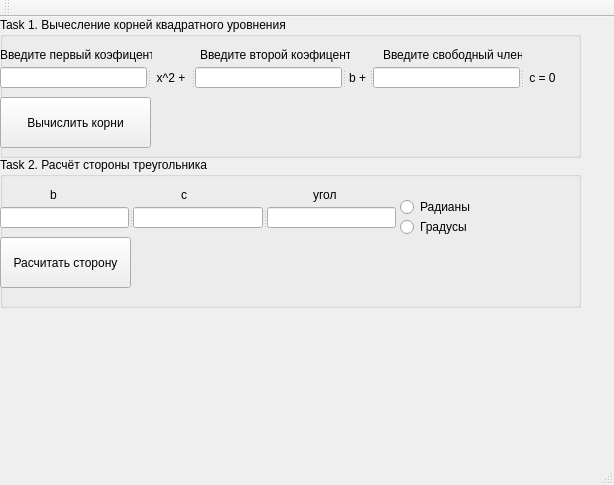
<?xml version="1.0" encoding="UTF-8"?>
<ui version="4.0">
 <class>Lesson_1Class</class>
 <widget class="QMainWindow" name="Lesson_1Class">
  <property name="geometry">
   <rect>
    <x>0</x>
    <y>0</y>
    <width>614</width>
    <height>485</height>
   </rect>
  </property>
  <property name="windowTitle">
   <string>Lesson_1</string>
  </property>
  <widget class="QWidget" name="centralWidget">
   <widget class="QGroupBox" name="groupBox">
    <property name="geometry">
     <rect>
      <x>0</x>
      <y>0</y>
      <width>581</width>
      <height>141</height>
     </rect>
    </property>
    <property name="title">
     <string>Task 1. Вычесление корней квадратного уровнения </string>
    </property>
    <widget class="QPushButton" name="pushButton">
     <property name="geometry">
      <rect>
       <x>0</x>
       <y>80</y>
       <width>151</width>
       <height>51</height>
      </rect>
     </property>
     <property name="text">
      <string>Вычислить корни</string>
     </property>
    </widget>
    <widget class="QLabel" name="label_4">
     <property name="geometry">
      <rect>
       <x>200</x>
       <y>80</y>
       <width>331</width>
       <height>21</height>
      </rect>
     </property>
     <property name="text">
      <string/>
     </property>
    </widget>
    <widget class="QSplitter" name="splitter">
     <property name="geometry">
      <rect>
       <x>0</x>
       <y>50</y>
       <width>561</width>
       <height>21</height>
      </rect>
     </property>
     <property name="orientation">
      <enum>Qt::Horizontal</enum>
     </property>
     <widget class="QLineEdit" name="lineEdit_1">
      <property name="alignment">
       <set>Qt::AlignRight|Qt::AlignTrailing|Qt::AlignVCenter</set>
      </property>
     </widget>
     <widget class="QLabel" name="label_5">
      <property name="lineWidth">
       <number>1</number>
      </property>
      <property name="text">
       <string>x^2 +</string>
      </property>
      <property name="alignment">
       <set>Qt::AlignCenter</set>
      </property>
     </widget>
     <widget class="QLineEdit" name="lineEdit_2">
      <property name="alignment">
       <set>Qt::AlignRight|Qt::AlignTrailing|Qt::AlignVCenter</set>
      </property>
     </widget>
     <widget class="QLabel" name="label_6">
      <property name="text">
       <string>b +</string>
      </property>
      <property name="alignment">
       <set>Qt::AlignCenter</set>
      </property>
     </widget>
     <widget class="QLineEdit" name="lineEdit_3">
      <property name="alignment">
       <set>Qt::AlignRight|Qt::AlignTrailing|Qt::AlignVCenter</set>
      </property>
     </widget>
     <widget class="QLabel" name="label_7">
      <property name="text">
       <string>c = 0</string>
      </property>
      <property name="alignment">
       <set>Qt::AlignCenter</set>
      </property>
     </widget>
    </widget>
    <widget class="QLabel" name="label">
     <property name="geometry">
      <rect>
       <x>0</x>
       <y>30</y>
       <width>152</width>
       <height>16</height>
      </rect>
     </property>
     <property name="text">
      <string>Введите первый коэфицент</string>
     </property>
    </widget>
    <widget class="QLabel" name="label_3">
     <property name="geometry">
      <rect>
       <x>383</x>
       <y>30</y>
       <width>139</width>
       <height>16</height>
      </rect>
     </property>
     <property name="text">
      <string>Введите свободный член</string>
     </property>
    </widget>
    <widget class="QLabel" name="label_2">
     <property name="geometry">
      <rect>
       <x>200</x>
       <y>30</y>
       <width>150</width>
       <height>16</height>
      </rect>
     </property>
     <property name="text">
      <string>Введите второй коэфицент</string>
     </property>
    </widget>
   </widget>
   <widget class="QGroupBox" name="groupBox_2">
    <property name="geometry">
     <rect>
      <x>0</x>
      <y>140</y>
      <width>581</width>
      <height>151</height>
     </rect>
    </property>
    <property name="title">
     <string>Task 2. Расчёт стороны треугольника</string>
    </property>
    <widget class="QLabel" name="label_8">
     <property name="geometry">
      <rect>
       <x>50</x>
       <y>30</y>
       <width>16</width>
       <height>16</height>
      </rect>
     </property>
     <property name="text">
      <string>b</string>
     </property>
    </widget>
    <widget class="QLabel" name="label_9">
     <property name="geometry">
      <rect>
       <x>181</x>
       <y>30</y>
       <width>16</width>
       <height>16</height>
      </rect>
     </property>
     <property name="text">
      <string>c</string>
     </property>
    </widget>
    <widget class="QLabel" name="label_10">
     <property name="geometry">
      <rect>
       <x>313</x>
       <y>30</y>
       <width>24</width>
       <height>16</height>
      </rect>
     </property>
     <property name="text">
      <string>угол</string>
     </property>
    </widget>
    <widget class="QPushButton" name="pushButton_2">
     <property name="geometry">
      <rect>
       <x>0</x>
       <y>80</y>
       <width>131</width>
       <height>51</height>
      </rect>
     </property>
     <property name="text">
      <string>Расчитать сторону</string>
     </property>
    </widget>
    <widget class="QLabel" name="label_11">
     <property name="geometry">
      <rect>
       <x>148</x>
       <y>90</y>
       <width>241</width>
       <height>16</height>
      </rect>
     </property>
     <property name="text">
      <string/>
     </property>
    </widget>
    <widget class="QSplitter" name="splitter_3">
     <property name="geometry">
      <rect>
       <x>0</x>
       <y>50</y>
       <width>396</width>
       <height>21</height>
      </rect>
     </property>
     <property name="orientation">
      <enum>Qt::Horizontal</enum>
     </property>
     <widget class="QLineEdit" name="lineEdit_4">
      <property name="alignment">
       <set>Qt::AlignRight|Qt::AlignTrailing|Qt::AlignVCenter</set>
      </property>
     </widget>
     <widget class="QLineEdit" name="lineEdit_5">
      <property name="alignment">
       <set>Qt::AlignRight|Qt::AlignTrailing|Qt::AlignVCenter</set>
      </property>
     </widget>
     <widget class="QLineEdit" name="lineEdit_6">
      <property name="alignment">
       <set>Qt::AlignRight|Qt::AlignTrailing|Qt::AlignVCenter</set>
      </property>
     </widget>
    </widget>
    <widget class="QRadioButton" name="radioButton">
     <property name="geometry">
      <rect>
       <x>400</x>
       <y>60</y>
       <width>89</width>
       <height>20</height>
      </rect>
     </property>
     <property name="text">
      <string>Градусы</string>
     </property>
    </widget>
    <widget class="QRadioButton" name="radioButton_2">
     <property name="geometry">
      <rect>
       <x>400</x>
       <y>40</y>
       <width>89</width>
       <height>20</height>
      </rect>
     </property>
     <property name="text">
      <string>Радианы</string>
     </property>
    </widget>
   </widget>
  </widget>
  <widget class="QMenuBar" name="menuBar">
   <property name="geometry">
    <rect>
     <x>0</x>
     <y>0</y>
     <width>614</width>
     <height>22</height>
    </rect>
   </property>
  </widget>
  <widget class="QToolBar" name="mainToolBar">
   <attribute name="toolBarArea">
    <enum>TopToolBarArea</enum>
   </attribute>
   <attribute name="toolBarBreak">
    <bool>false</bool>
   </attribute>
  </widget>
  <widget class="QStatusBar" name="statusBar"/>
 </widget>
 <layoutdefault spacing="6" margin="11"/>
 <resources>
  <include location="Lesson_1.qrc"/>
 </resources>
 <connections/>
</ui>
